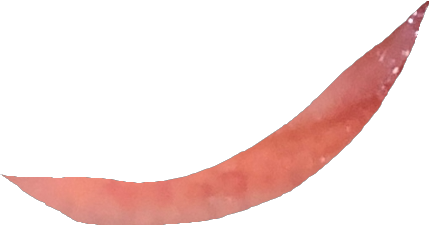
#> input picture dataset/anemic/Anemic-001RA (6).png, 430 x 225 px; its folder holds only this picture in this run
$ jupyter execute --allow-errors KELOMPOK4_ML_LP_6-6.ipynb   (shell and % lines are left out)
#> lines starting #> are read from the running program, lines starting #| are printed output that depends on the picture
**Muhammad Zacky Said 105222046**

**Muhammad Zaky Tabrani 105222026**

**1. EDA**

[cell 1]
import os
from PIL import Image
import matplotlib.pyplot as plt
import numpy as np

base_path = 'dataset'
classes = ['anemic', 'nonanemic']

class_data = {}

Dataset terdiri dari dua kelas utama, yaitu anemic dan nonanemic, yang masing-masing berisi sejumlah gambar dalam format .png. Dataset diorganisasi dalam folder terpisah berdasarkan kelasnya. Setiap gambar dibaca menggunakan library PIL, dan informasi mengenai ukuran (lebar dan tinggi) dikumpulkan dalam sebuah struktur data class_data.

[cell 2]
for class_name in classes:
    print(f"\n==== KELAS: {class_name.upper()} ====")
    dataset_path = os.path.join(base_path, class_name)

    image_files = [f for f in os.listdir(dataset_path) if f.endswith(('.png', '.jpg', '.jpeg'))]

    print(f"Jumlah total gambar: {len(image_files)}")
    print("List File (10 pertama):")
    print(image_files[:10])

    widths, heights, aspects = [], [], []

    for img_file in image_files:
        img_path = os.path.join(dataset_path, img_file)
        with Image.open(img_path) as img:
#> img is the input picture: PIL image 430x225 RGBA; mean R, G, B, A 46.5, 26.3, 23.9, 55.5
            w, h = img.size
#> w = 430; h = 225
            widths.append(w)
            heights.append(h)
            aspects.append(w / h)

    class_data[class_name] = {
        'files': image_files,
        'widths': np.array(widths),
        'heights': np.array(heights),
        'aspects': np.array(aspects),
    }

    for img_file in image_files[:3]:
        img_path = os.path.join(dataset_path, img_file)
        img = Image.open(img_path)
        plt.imshow(img)
        plt.title(f"{class_name} | {img_file} | Ukuran: {img.size}")
        plt.axis('off')
        plt.show()
#> pass 2 of the loop `for class_name in classes:`:
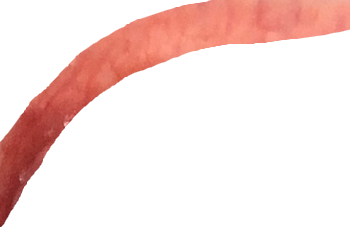
#> input picture dataset/nonanemic/Non-Anemic-005 (3).png, 350 x 227 px
#> img is the input picture: PIL image 350x227 RGBA; mean R, G, B, A 49.9, 26.1, 22.8, 57.6

[cell 3]
class_data

Jumlah gambar untuk masing-masing kelas dihitung, dan ditampilkan menggunakan bar chart untuk melihat distribusi kelas. Kemudian, dilakukan perhitungan statistik deskriptif terhadap ukuran gambar (lebar dan tinggi), serta rasio aspek (lebar/tinggi) dari gambar di setiap kelas.

[cell 4]
print("\nStatistik Ukuran Gambar per Kelas:")
for class_name in classes:
    widths = class_data[class_name]['widths']
    heights = class_data[class_name]['heights']
    aspects = class_data[class_name]['aspects']

    print(f"\n{class_name.upper()}")
    print(f"- Rata-rata lebar : {np.mean(widths):.2f}px")
    print(f"- Rata-rata tinggi: {np.mean(heights):.2f}px")
    print(f"- Rasio aspek rata-rata: {np.mean(aspects):.2f}")
    print(f"- Min/Max lebar: {np.min(widths)} / {np.max(widths)}")
    print(f"- Min/Max tinggi: {np.min(heights)} / {np.max(heights)}")

Distribusi ukuran gambar divisualisasikan menggunakan histogram untuk lebar, tinggi, dan rasio aspek. Selain itu, dibuat juga heatmap 2D (menggunakan hexbin plot) untuk menunjukkan sebaran ukuran gambar (lebar vs tinggi), yang membantu memutuskan apakah perlu dilakukan proses resize.

[cell 5]
from collections import Counter
import seaborn as sns

labels = []
for class_name in classes:
    labels.extend([class_name] * len(class_data[class_name]['files']))
#> after the loop, labels = ['anemic', 'nonanemic']

plt.figure(figsize=(6, 4))
sns.countplot(x=labels)
plt.title("Distribusi Gambar per Kelas")
plt.xlabel("Kelas")
plt.ylabel("Jumlah Gambar")
plt.show()
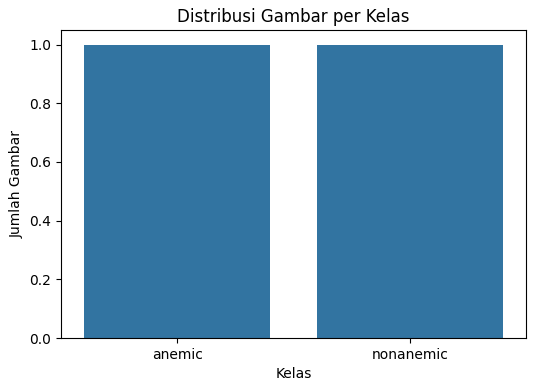
#> figure drawn by matplotlib, 1 panel

[cell 6]
all_widths = np.concatenate([class_data[c]['widths'] for c in classes])
#> all_widths = [430, 350]
all_heights = np.concatenate([class_data[c]['heights'] for c in classes])
#> all_heights = [225, 227]

plt.figure(figsize=(12, 5))

plt.subplot(1, 2, 1)
plt.hist(all_widths, bins=30, color='skyblue')
plt.title("Distribusi Lebar Gambar")
plt.xlabel("Lebar (px)")
plt.ylabel("Frekuensi")

plt.subplot(1, 2, 2)
plt.hist(all_heights, bins=30, color='salmon')
plt.title("Distribusi Tinggi Gambar")
plt.xlabel("Tinggi (px)")
plt.ylabel("Frekuensi")

plt.tight_layout()
plt.show()
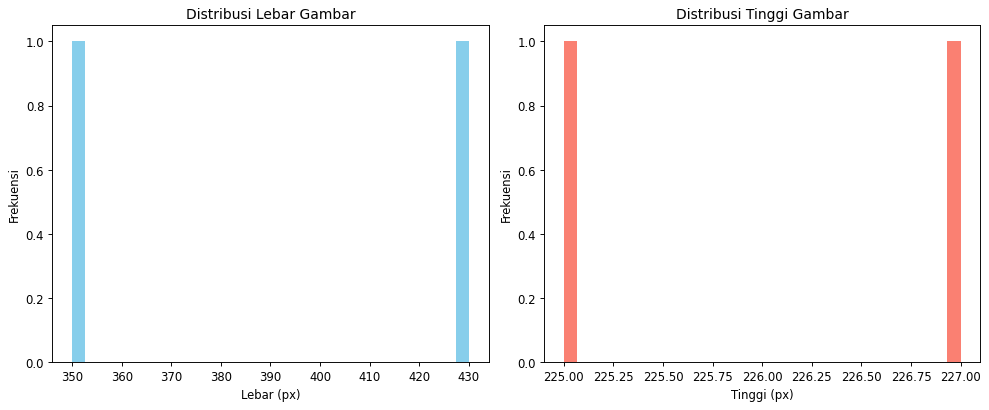
#> figure drawn by matplotlib, 2 panels

[cell 7]
all_aspects = np.concatenate([class_data[c]['aspects'] for c in classes])
#> all_aspects = [1.91, 1.54]

plt.figure(figsize=(6, 4))
plt.hist(all_aspects, bins=30, color='purple')
plt.title("Distribusi Rasio Aspek Gambar")
plt.xlabel("Rasio Lebar / Tinggi")
plt.ylabel("Frekuensi")
plt.grid(True)
plt.show()
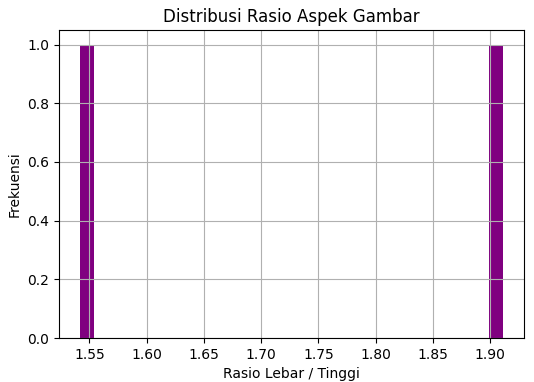
#> figure drawn by matplotlib, 1 panel

[cell 8]
import matplotlib.pyplot as plt
import numpy as np

widths_anemic = class_data['anemic']['widths']
#> widths_anemic = [430]
heights_anemic = class_data['anemic']['heights']
#> heights_anemic = [225]

widths_nonanemic = class_data['nonanemic']['widths']
#> widths_nonanemic = [350]
heights_nonanemic = class_data['nonanemic']['heights']
#> heights_nonanemic = [227]

widths = np.concatenate([widths_anemic, widths_nonanemic])
#> widths = [430, 350]
heights = np.concatenate([heights_anemic, heights_nonanemic])

plt.figure(figsize=(8, 6))
plt.hexbin(widths, heights, gridsize=50, cmap='YlGnBu', mincnt=1)
plt.colorbar(label='Frekuensi')
plt.xlabel('Lebar Gambar (px)')
plt.ylabel('Tinggi Gambar (px)')
plt.title('Heatmap Distribusi Ukuran Gambar')
plt.show()
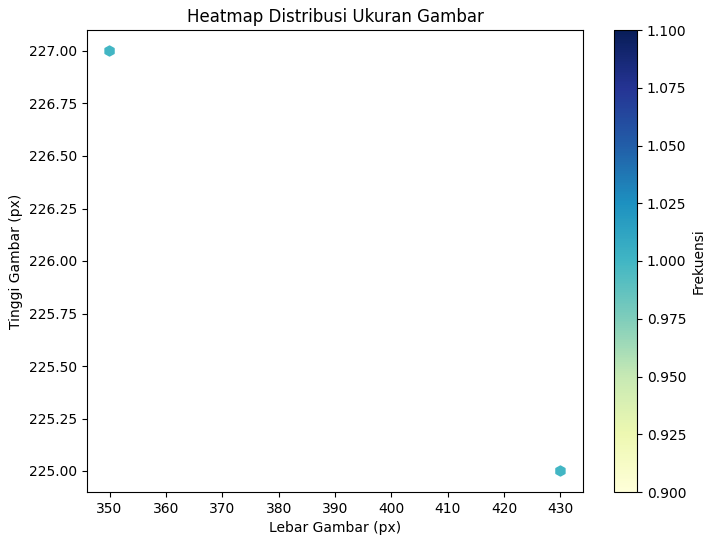
#> figure drawn by matplotlib, 2 panels

**2. Preprocessing**

[cell 9]
from PIL import Image
import numpy as np
from sklearn.preprocessing import LabelEncoder
from sklearn.model_selection import train_test_split
from sklearn.decomposition import PCA
from imblearn.over_sampling import SMOTE

Seluruh gambar diubah ukurannya menjadi 64x64 piksel dan dikonversi ke format RGB. Setelah itu, gambar dinormalisasikan dengan membagi nilai piksel terhadap 255, dan kemudian di-flatten menjadi vektor 1 dimensi agar dapat digunakan dalam pelatihan model. Label untuk setiap gambar diubah ke format numerik (anemic = 0, nonanemic = 1).

[cell 10]
IMG_SIZE = (64, 64)
X, y = [], []

for class_name in classes:
    folder_path = os.path.join(base_path, class_name)
    for file_name in os.listdir(folder_path):
        if file_name.endswith(('.jpg', '.jpeg', '.png')):
            img_path = os.path.join(folder_path, file_name)
            try:
                img = Image.open(img_path).convert('RGB')
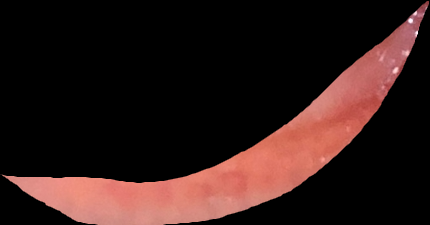
#> img: PIL image 430x225 RGB; mean R, G, B 46.5, 26.3, 23.9
                img = img.resize(IMG_SIZE)
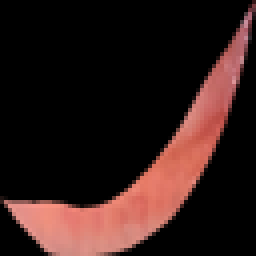
#> img: PIL image 64x64 RGB (shown 4 times larger); mean R, G, B 46.8, 26.5, 24
                img_array = np.array(img) / 255.0
                X.append(img_array.flatten())
                y.append(class_name)
            except:
                continue
#> pass 2 of the loop `for class_name in classes:`:
#> `img = Image.open(img_path).convert('RGB')`:
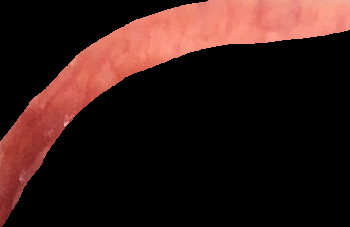
#> img: PIL image 350x227 RGB; mean R, G, B 49.9, 26.1, 22.8
#> `img = img.resize(IMG_SIZE)`:
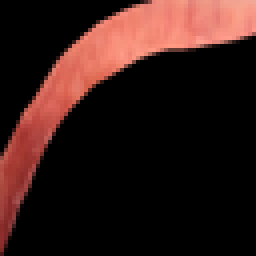
#> img: PIL image 64x64 RGB (shown 4 times larger); mean R, G, B 50.2, 26.2, 22.9

X = np.array(X)
y = np.array(y)
le = LabelEncoder()
y_encoded = le.fit_transform(y)
